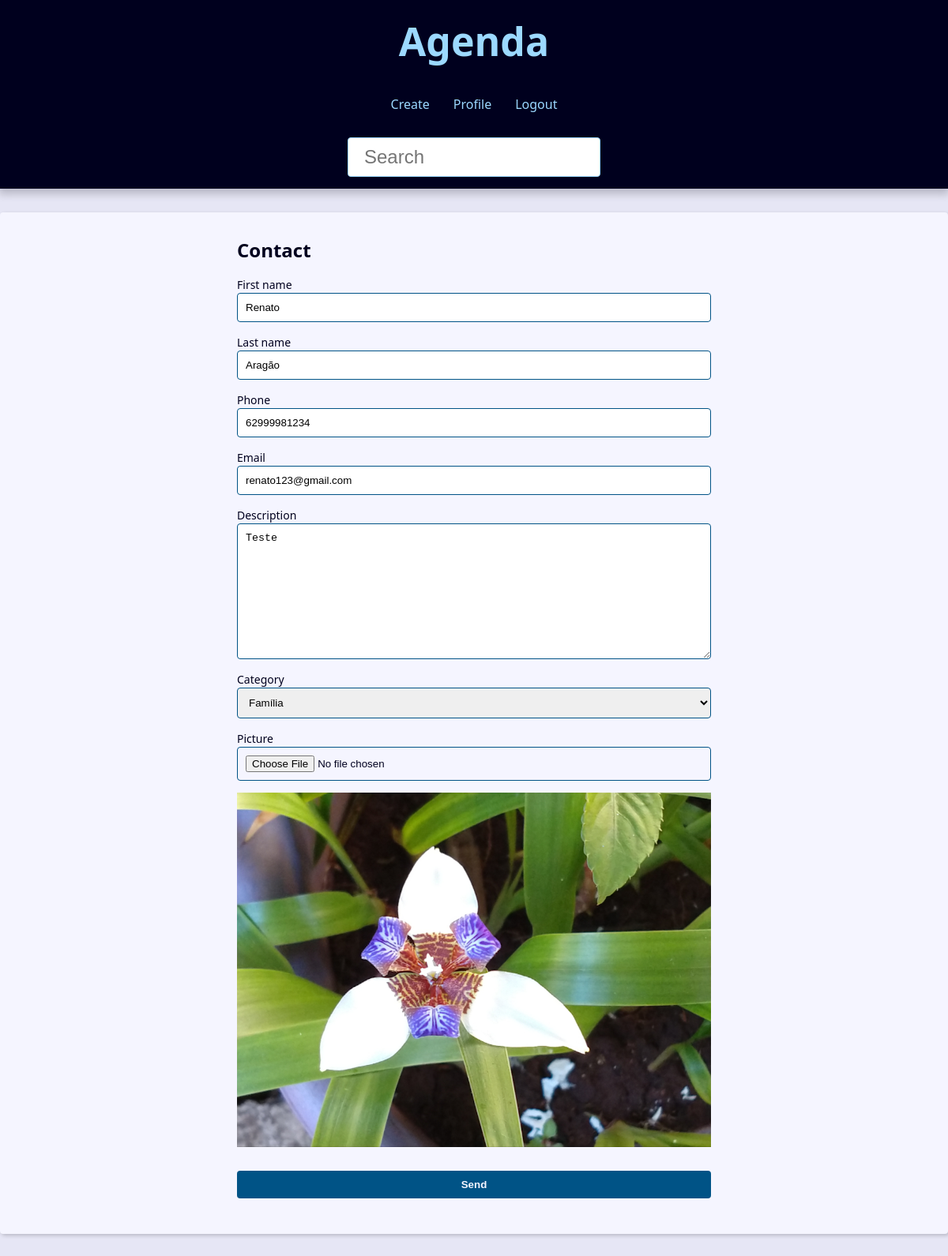
The page /contact/1009/update/ (signed in) on the database its author committed.
### contact/models.py (models this page shows, shortened)
class Contact(models.Model):
    first_name = models.CharField(max_length=50)
    last_name = models.CharField(max_length=50, blank=True)
    phone = models.CharField(max_length=50)
    email = models.EmailField(max_length=254, blank=True)
    created_date = models.DateTimeField(default=timezone.now)
    description = models.TextField(blank=True)
    show = models.BooleanField(default=True)
    picture = models.ImageField(blank=True, null=True, upload_to='pictures/%Y/%m/')
    category = models.ForeignKey(
        Category,
        on_delete=models.SET_NULL,
        blank=True, null=True
    )
    owner = models.ForeignKey(
        User,
        on_delete=models.SET_NULL,
        blank=True, null=True
    )

### contact/views/contact_forms.py (the view, shortened to what this page needs)
# urls.py: path('contact/<int:contact_id>/update/', views.update, name='update'),
@login_required(login_url='contact:login')
def update(request, contact_id):
    contact = get_object_or_404(
        Contact, pk=contact_id, show=True
    )
    if contact.owner != request.user and not request.user.is_staff \
            and not request.user.is_superuser:
        return redirect('contact:index')  # Ou exiba uma mensagem de erro
    form_action = reverse('contact:update', args=(contact_id,))
    context = {
        'form': ContactForm(instance=contact),
        'form_action': form_action,
    }
    return render(
        request,
        'contact/create.html',
        context
    )

### contact/forms.py (shortened to what this page needs)
class ContactForm(forms.ModelForm):
    picture = forms.ImageField(
        widget=forms.FileInput(
            attrs={
                'accept': 'image/*',
            }
        ),
        required=False
    )
    class Meta:
        model = models.Contact
        fields = (
            'first_name', 'last_name', 'phone',
            'email', 'description', 'category',
            'picture',
        )

### contact/models.py (called while the page is built)
    def __str__(self) -> str:
        return self.name

### contact/templates/contact/create.html (shortened to what this page needs)
{% extends 'global/base.html' %}
{% block content %}
  <div class="form-wrapper">
    <h2>Contact</h2>
    <form
      action="{{ form_action }}"
      method="POST"
      enctype="multipart/form-data"
    >
      <div class="form-content">
        {% for field in form %}
          <div class="form-group">
            <label for="{{ field.id_for_label }}">{{ field.label }}</label>
            {{ field }}
          </div>
          {% if field.name == 'picture' and field.value %}
            {% if field.value.url %}
              <div class="form-group">
                <img src="{{ field.value.url }}" alt="">
              </div>
            {% endif %}
          {% endif %}
        {% endfor %}
      </div>
      <div class="form-content">
        <div class="form-group">
          <button class="btn" type="submit">Send</button>
        </div>
      </div>
    </form>
  </div>
{% endblock content %}

### base_static/global/css/style.css (style rules this page uses)
:root { --spacing: 1.5rem; --link-dark-color: rgb(0, 83, 134); --link-light-color: rgb(156, 217, 255); --clr-white: rgb(245, 245, 255); --clr-black: rgb(0, 0, 30); --clr-light-gray: rgb(230, 230, 245); --clr-dark-shadow-5: rgba(0, 0, 10, 5%); --clr-dark-shadow-10: rgba(0, 0, 10, 10%); --clr-dark-shadow-20: rgba(0, 0, 10, 20%); --clr-light-shadow-5: rgba(200, 200, 255, 5%); --clr-light-shadow-10: rgba(200, 200, 255, 10%); --clr-light-shadow-20: rgba(200, 200, 255, 20%); --main-page-width: 120rem; --table-min-width: 60rem; --biggest-font-size: 5rem; --bigger-font-size: 4rem; --big-font-size: 3.2rem; --medium-font-size: 2.4rem; --small-font-size: 1.6rem; --smaller-font-size: 1.4rem; --smallest-font-size: 1.2rem; --transition-fast: 300ms; --transition-medium: 600ms; --transition-slow: 1s; --default-border-radius: 4px; }
*, *::before, *::after { margin: 0; padding: 0; box-sizing: border-box; }
html { font-size: 62.5%; }
body { font-family: system-ui, -apple-system, BlinkMacSystemFont, 'Segoe UI', Roboto, Oxygen, Ubuntu, Cantarell, 'Open Sans', 'Helvetica Neue', sans-serif; line-height: 1.5; font-size: var(--small-font-size); color: var(--clr-black); -webkit-font-smoothing: antialiased; background: var(--clr-light-gray); }
img, svg { display: block; max-width: 100%; }
.form-wrapper { max-width: 60rem; margin: var(--spacing) auto; }
.form-content { margin: var(--spacing) 0; }
.form-group { display: flex; flex-direction: column; padding-bottom: var(--spacing); }
.form-group input, .form-group textarea, .form-group select { padding: 1rem; border-radius: var(--default-border-radius); border: 1px solid var(--link-dark-color); }
.form-group label { font-size: var(--smaller-font-size); }
.btn { background-color: var(--link-dark-color); color: var(--clr-white); font-weight: bold; border: none; padding: 1rem 2rem; border-radius: var(--default-border-radius); cursor: pointer; transition: filter var(--transition-fast) ease-in-out; }

### rows shown on the page
Contact: form "Renato" "Aragão" "62999981234" "renato123@gmail.com" "Teste" "Família"

### other values the page prints
{{ field.label }} "First name" "Last name" "Phone" "Email" "Description" "Category" "Picture"
